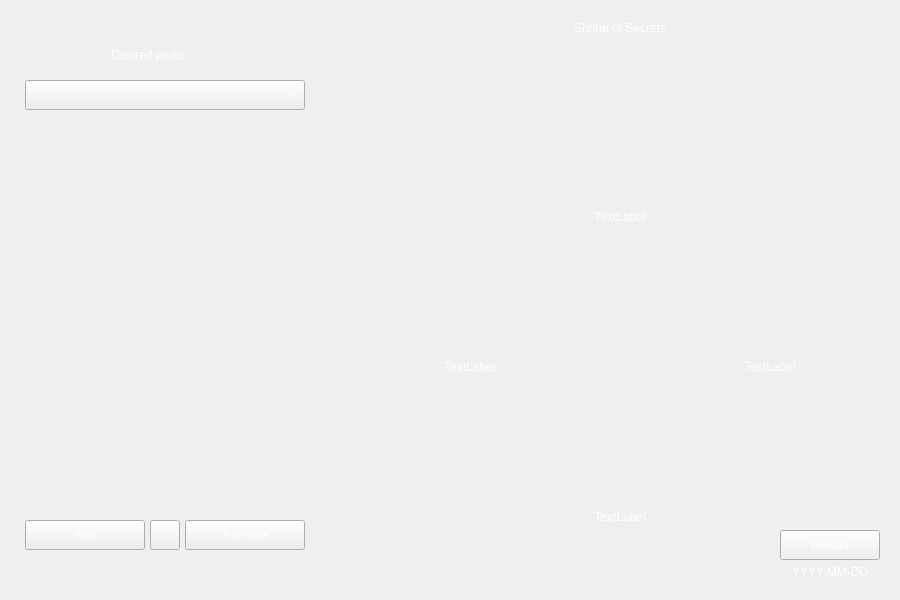
<?xml version="1.0" encoding="UTF-8"?>
<ui version="4.0">
 <class>MainWindow</class>
 <widget class="QMainWindow" name="MainWindow">
  <property name="geometry">
   <rect>
    <x>0</x>
    <y>0</y>
    <width>900</width>
    <height>600</height>
   </rect>
  </property>
  <property name="sizePolicy">
   <sizepolicy hsizetype="Fixed" vsizetype="Fixed">
    <horstretch>0</horstretch>
    <verstretch>0</verstretch>
   </sizepolicy>
  </property>
  <property name="minimumSize">
   <size>
    <width>900</width>
    <height>600</height>
   </size>
  </property>
  <property name="maximumSize">
   <size>
    <width>900</width>
    <height>600</height>
   </size>
  </property>
  <property name="windowTitle">
   <string>Shrine Checker</string>
  </property>
  <property name="styleSheet">
   <string notr="true">font: 14pt &quot;Sylfaen&quot;;
color: rgb(255, 255, 255);
</string>
  </property>
  <widget class="QWidget" name="centralwidget">
   <widget class="QComboBox" name="perks_combo">
    <property name="geometry">
     <rect>
      <x>25</x>
      <y>80</y>
      <width>280</width>
      <height>30</height>
     </rect>
    </property>
   </widget>
   <widget class="QListWidget" name="perks_list">
    <property name="geometry">
     <rect>
      <x>25</x>
      <y>120</y>
      <width>280</width>
      <height>390</height>
     </rect>
    </property>
    <property name="styleSheet">
     <string notr="true">background-color: rgba(0, 0, 0, 0);</string>
    </property>
   </widget>
   <widget class="QLabel" name="lbl1">
    <property name="geometry">
     <rect>
      <x>25</x>
      <y>40</y>
      <width>250</width>
      <height>30</height>
     </rect>
    </property>
    <property name="styleSheet">
     <string notr="true">font: 16pt &quot;Sylfaen&quot;;
background-color: rgba(0, 0, 0, 0);</string>
    </property>
    <property name="text">
     <string>Desired perks:</string>
    </property>
    <property name="alignment">
     <set>Qt::AlignCenter</set>
    </property>
   </widget>
   <widget class="QPushButton" name="add_btn">
    <property name="geometry">
     <rect>
      <x>25</x>
      <y>520</y>
      <width>120</width>
      <height>30</height>
     </rect>
    </property>
    <property name="text">
     <string>Add</string>
    </property>
   </widget>
   <widget class="QPushButton" name="remove_btn">
    <property name="geometry">
     <rect>
      <x>185</x>
      <y>520</y>
      <width>120</width>
      <height>30</height>
     </rect>
    </property>
    <property name="text">
     <string>Remove</string>
    </property>
   </widget>
   <widget class="QLabel" name="img1">
    <property name="geometry">
     <rect>
      <x>570</x>
      <y>100</y>
      <width>100</width>
      <height>100</height>
     </rect>
    </property>
    <property name="sizePolicy">
     <sizepolicy hsizetype="Fixed" vsizetype="Fixed">
      <horstretch>0</horstretch>
      <verstretch>0</verstretch>
     </sizepolicy>
    </property>
    <property name="minimumSize">
     <size>
      <width>100</width>
      <height>100</height>
     </size>
    </property>
    <property name="maximumSize">
     <size>
      <width>100</width>
      <height>100</height>
     </size>
    </property>
    <property name="cursor">
     <cursorShape>ArrowCursor</cursorShape>
    </property>
    <property name="styleSheet">
     <string notr="true"/>
    </property>
    <property name="text">
     <string/>
    </property>
    <property name="alignment">
     <set>Qt::AlignCenter</set>
    </property>
   </widget>
   <widget class="QLabel" name="img2">
    <property name="geometry">
     <rect>
      <x>420</x>
      <y>250</y>
      <width>100</width>
      <height>100</height>
     </rect>
    </property>
    <property name="sizePolicy">
     <sizepolicy hsizetype="Fixed" vsizetype="Fixed">
      <horstretch>0</horstretch>
      <verstretch>0</verstretch>
     </sizepolicy>
    </property>
    <property name="minimumSize">
     <size>
      <width>100</width>
      <height>100</height>
     </size>
    </property>
    <property name="maximumSize">
     <size>
      <width>100</width>
      <height>100</height>
     </size>
    </property>
    <property name="cursor">
     <cursorShape>ArrowCursor</cursorShape>
    </property>
    <property name="styleSheet">
     <string notr="true"/>
    </property>
    <property name="text">
     <string/>
    </property>
    <property name="alignment">
     <set>Qt::AlignCenter</set>
    </property>
   </widget>
   <widget class="QLabel" name="img3">
    <property name="geometry">
     <rect>
      <x>720</x>
      <y>250</y>
      <width>100</width>
      <height>100</height>
     </rect>
    </property>
    <property name="sizePolicy">
     <sizepolicy hsizetype="Fixed" vsizetype="Fixed">
      <horstretch>0</horstretch>
      <verstretch>0</verstretch>
     </sizepolicy>
    </property>
    <property name="minimumSize">
     <size>
      <width>100</width>
      <height>100</height>
     </size>
    </property>
    <property name="maximumSize">
     <size>
      <width>100</width>
      <height>100</height>
     </size>
    </property>
    <property name="cursor">
     <cursorShape>ArrowCursor</cursorShape>
    </property>
    <property name="styleSheet">
     <string notr="true"/>
    </property>
    <property name="text">
     <string/>
    </property>
    <property name="alignment">
     <set>Qt::AlignCenter</set>
    </property>
   </widget>
   <widget class="QLabel" name="img4">
    <property name="geometry">
     <rect>
      <x>570</x>
      <y>400</y>
      <width>100</width>
      <height>100</height>
     </rect>
    </property>
    <property name="sizePolicy">
     <sizepolicy hsizetype="Fixed" vsizetype="Fixed">
      <horstretch>0</horstretch>
      <verstretch>0</verstretch>
     </sizepolicy>
    </property>
    <property name="minimumSize">
     <size>
      <width>100</width>
      <height>100</height>
     </size>
    </property>
    <property name="maximumSize">
     <size>
      <width>100</width>
      <height>100</height>
     </size>
    </property>
    <property name="cursor">
     <cursorShape>ArrowCursor</cursorShape>
    </property>
    <property name="styleSheet">
     <string notr="true"/>
    </property>
    <property name="text">
     <string/>
    </property>
    <property name="alignment">
     <set>Qt::AlignCenter</set>
    </property>
   </widget>
   <widget class="QLabel" name="perk1_lbl">
    <property name="geometry">
     <rect>
      <x>520</x>
      <y>210</y>
      <width>200</width>
      <height>30</height>
     </rect>
    </property>
    <property name="sizePolicy">
     <sizepolicy hsizetype="Preferred" vsizetype="Fixed">
      <horstretch>0</horstretch>
      <verstretch>0</verstretch>
     </sizepolicy>
    </property>
    <property name="styleSheet">
     <string notr="true">background-color: rgba(0, 0, 0, 0);</string>
    </property>
    <property name="text">
     <string>TextLabel</string>
    </property>
    <property name="alignment">
     <set>Qt::AlignHCenter|Qt::AlignTop</set>
    </property>
   </widget>
   <widget class="QLabel" name="perk2_lbl">
    <property name="geometry">
     <rect>
      <x>370</x>
      <y>360</y>
      <width>200</width>
      <height>30</height>
     </rect>
    </property>
    <property name="sizePolicy">
     <sizepolicy hsizetype="Preferred" vsizetype="Fixed">
      <horstretch>0</horstretch>
      <verstretch>0</verstretch>
     </sizepolicy>
    </property>
    <property name="styleSheet">
     <string notr="true">background-color: rgba(0, 0, 0, 0);</string>
    </property>
    <property name="text">
     <string>TextLabel</string>
    </property>
    <property name="alignment">
     <set>Qt::AlignHCenter|Qt::AlignTop</set>
    </property>
   </widget>
   <widget class="QLabel" name="perk3_lbl">
    <property name="geometry">
     <rect>
      <x>670</x>
      <y>360</y>
      <width>200</width>
      <height>30</height>
     </rect>
    </property>
    <property name="sizePolicy">
     <sizepolicy hsizetype="Preferred" vsizetype="Fixed">
      <horstretch>0</horstretch>
      <verstretch>0</verstretch>
     </sizepolicy>
    </property>
    <property name="styleSheet">
     <string notr="true">background-color: rgba(0, 0, 0, 0);</string>
    </property>
    <property name="text">
     <string>TextLabel</string>
    </property>
    <property name="alignment">
     <set>Qt::AlignHCenter|Qt::AlignTop</set>
    </property>
   </widget>
   <widget class="QLabel" name="perk4_lbl">
    <property name="geometry">
     <rect>
      <x>520</x>
      <y>510</y>
      <width>200</width>
      <height>30</height>
     </rect>
    </property>
    <property name="sizePolicy">
     <sizepolicy hsizetype="Preferred" vsizetype="Fixed">
      <horstretch>0</horstretch>
      <verstretch>0</verstretch>
     </sizepolicy>
    </property>
    <property name="styleSheet">
     <string notr="true">background-color: rgba(0, 0, 0, 0);</string>
    </property>
    <property name="text">
     <string>TextLabel</string>
    </property>
    <property name="alignment">
     <set>Qt::AlignHCenter|Qt::AlignTop</set>
    </property>
   </widget>
   <widget class="QLabel" name="lbl1_2">
    <property name="geometry">
     <rect>
      <x>470</x>
      <y>10</y>
      <width>300</width>
      <height>35</height>
     </rect>
    </property>
    <property name="styleSheet">
     <string notr="true">font: 24pt &quot;Sylfaen&quot;;
background-color: rgba(0, 0, 0, 0);</string>
    </property>
    <property name="text">
     <string>Shrine of Secrets</string>
    </property>
    <property name="alignment">
     <set>Qt::AlignCenter</set>
    </property>
   </widget>
   <widget class="QPushButton" name="reload_btn">
    <property name="geometry">
     <rect>
      <x>780</x>
      <y>530</y>
      <width>100</width>
      <height>30</height>
     </rect>
    </property>
    <property name="text">
     <string>Reload</string>
    </property>
   </widget>
   <widget class="QLabel" name="date_lbl">
    <property name="geometry">
     <rect>
      <x>760</x>
      <y>565</y>
      <width>140</width>
      <height>30</height>
     </rect>
    </property>
    <property name="sizePolicy">
     <sizepolicy hsizetype="Preferred" vsizetype="Fixed">
      <horstretch>0</horstretch>
      <verstretch>0</verstretch>
     </sizepolicy>
    </property>
    <property name="styleSheet">
     <string notr="true">background-color: rgba(0, 0, 0, 0);</string>
    </property>
    <property name="text">
     <string>YYYY-MM-DD</string>
    </property>
    <property name="alignment">
     <set>Qt::AlignHCenter|Qt::AlignTop</set>
    </property>
   </widget>
   <widget class="QLabel" name="bg">
    <property name="geometry">
     <rect>
      <x>0</x>
      <y>0</y>
      <width>900</width>
      <height>600</height>
     </rect>
    </property>
    <property name="styleSheet">
     <string notr="true"/>
    </property>
    <property name="text">
     <string/>
    </property>
   </widget>
   <widget class="QPushButton" name="settings_btn">
    <property name="geometry">
     <rect>
      <x>150</x>
      <y>520</y>
      <width>30</width>
      <height>30</height>
     </rect>
    </property>
    <property name="text">
     <string/>
    </property>
   </widget>
   <zorder>bg</zorder>
   <zorder>perks_combo</zorder>
   <zorder>perks_list</zorder>
   <zorder>lbl1</zorder>
   <zorder>add_btn</zorder>
   <zorder>remove_btn</zorder>
   <zorder>img1</zorder>
   <zorder>img2</zorder>
   <zorder>img3</zorder>
   <zorder>img4</zorder>
   <zorder>perk1_lbl</zorder>
   <zorder>perk2_lbl</zorder>
   <zorder>perk3_lbl</zorder>
   <zorder>perk4_lbl</zorder>
   <zorder>lbl1_2</zorder>
   <zorder>reload_btn</zorder>
   <zorder>date_lbl</zorder>
   <zorder>settings_btn</zorder>
  </widget>
 </widget>
 <tabstops>
  <tabstop>perks_combo</tabstop>
  <tabstop>perks_list</tabstop>
  <tabstop>add_btn</tabstop>
  <tabstop>remove_btn</tabstop>
 </tabstops>
 <resources/>
 <connections/>
</ui>
